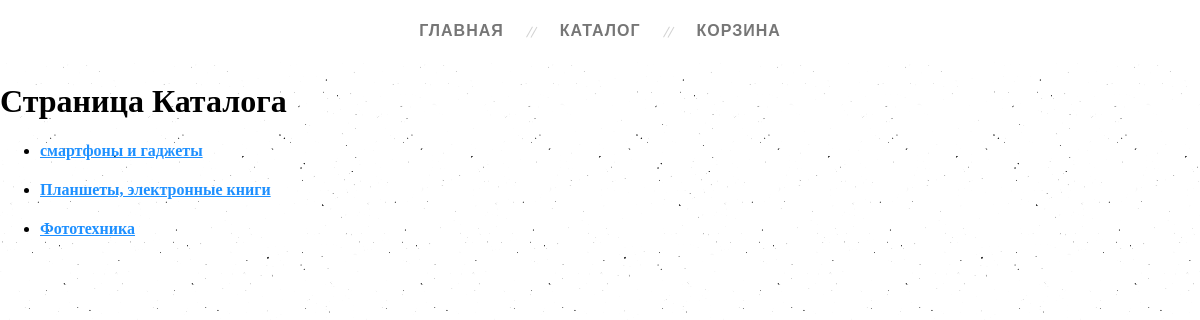
Screenshot of /catalog/category/3/ with the database file from the repository.
### myapp/models.py (models this page shows)
class Products(models.Model):
    category = models.ForeignKey(ProductCategory,
                                 on_delete=models.CASCADE)
    name = models.CharField(max_length=200)
    desc = models.TextField(blank=True)
    is_active = models.BooleanField(default=True)
    def __str__(self):
        return self.name

### myapp/views.py (the view)
# urls.py: path('catalog/category/<int:pk>/', myapp.catalog_page, name='catalog_page'),
def catalog_page(request, pk):
    items = Products.objects.filter(category_id=pk)
    context = {
        'items': items,
        'page_title': 'страница каталога'
    }
    return render(request, 'myapp/catalog_page.html', context)

### myapp/templates/myapp/catalog_page.html
{% extends 'myapp/base.html' %}
{% block content %}
    <h1>Страница Каталога</h1>
    <div class="catalog-menu">
        <ul>
            {% for item in items %}
                <li>
                    <h4><a href="#">{{ item }}</a></h4>
                </li>
            {% endfor %}
        </ul>
    </div>
{% endblock %}

### static/css/style.css (style rules this page uses)
* { box-sizing: border-box; }
body { margin: 0; background: url(/static/img/background.png) }
a { color: dodgerblue; }

### rows the page displays
Products: name "смартфоны и гаджеты"
Products: name "Планшеты, электронные книги"
Products: name "Фототехника"
